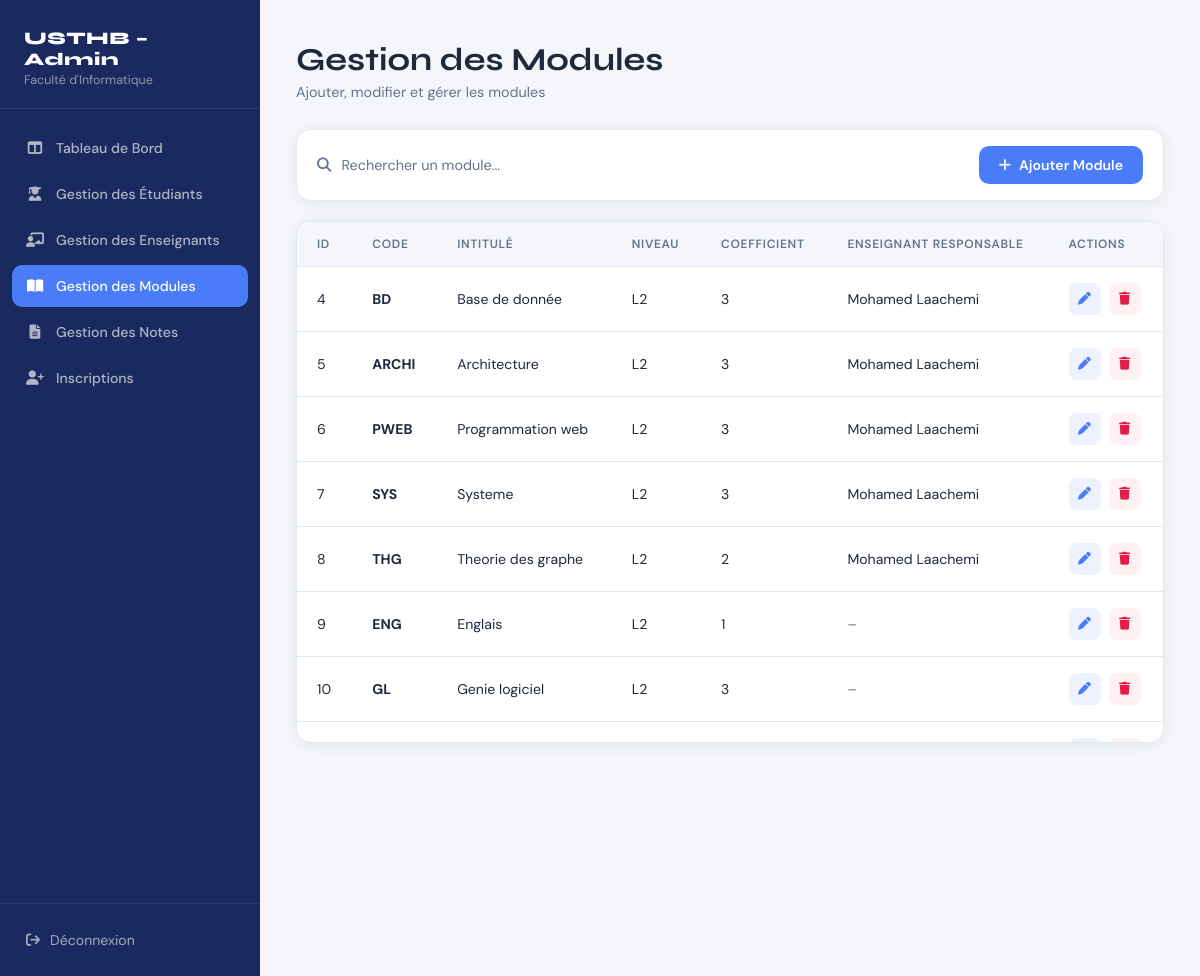
Page /GestionModule.php on the committed database.
### tables this page shows
CREATE TABLE `modules` (
  `id` int(11) NOT NULL,
  `code` varchar(255) NOT NULL,
  `name` varchar(255) NOT NULL,
  `coefficient` int(11) NOT NULL DEFAULT 1,
  `teacher_id` int(11) DEFAULT NULL,
  `lvl` int(11) NOT NULL DEFAULT 1
);

CREATE TABLE `teachers` (
  `id` int(11) NOT NULL,
  `first_name` varchar(255) NOT NULL,
  `last_name` varchar(255) NOT NULL,
  `email` varchar(255) DEFAULT NULL,
  `user_id` int(11) DEFAULT NULL
);

### GestionModule.php (the view, shortened to what this page needs)
<?php
    $db_server = "localhost";
    $db_user   = "root";
    $db_pass   = "";
    $db_name   = "Usthb_app";
    $conn = mysqli_connect($db_server, $db_user, $db_pass, $db_name);
    $lvlLabels = [1=>'L1',2=>'L2',3=>'L3',4=>'M1',5=>'M2'];
    $queryModules = "SELECT m.id, m.code, m.`name`, m.coefficient, m.lvl, t.first_name, t.last_name
                 FROM Modules m LEFT JOIN Teachers t ON m.teacher_id = t.id ORDER BY m.lvl ASC, m.id ASC";
    $resultModules = mysqli_query($conn, $queryModules);
    $modules = [];
    while($m = mysqli_fetch_assoc($resultModules)) $modules[] = $m;
?>
<!DOCTYPE html>
<html lang="fr">
<head>
    <link rel="stylesheet" href="https://cdnjs.cloudflare.com/ajax/libs/font-awesome/6.5.0/css/all.min.css">
    <link rel="stylesheet" href="GestionModule.css">
</head>
<body>
<div class="layout">
    <aside class="sidebar">
        <div class="sidebar-brand">
            <h2>USTHB – Admin</h2>
            <p>Faculté d'Informatique</p>
        </div>
        <nav class="sidebar-nav">
            <a href="dashboard_admin.php" class="nav-item"><i class="fa-solid fa-table-columns"></i> Tableau de Bord</a>
            <a href="GestionEtudiant.php" class="nav-item"><i class="fa-solid fa-user-graduate"></i> Gestion des Étudiants</a>
            <a href="GestionEnseignant.php" class="nav-item"><i class="fa-solid fa-chalkboard-user"></i> Gestion des Enseignants</a>
            <a href="GestionModule.php" class="nav-item active"><i class="fa-solid fa-book-open"></i> Gestion des Modules</a>
            <a href="Notes.php" class="nav-item"><i class="fa-solid fa-file-lines"></i> Gestion des Notes</a>
            <a href="inscriptions.php" class="nav-item"><i class="fa-solid fa-user-plus"></i> Inscriptions</a>
        </nav>
        <div class="sidebar-footer">
            <a href="login.php"><i class="fa-solid fa-arrow-right-from-bracket"></i> Déconnexion</a>
        </div>
    </aside>
    <main class="main">
        <div class="page-header">
            <h1>Gestion des Modules</h1>
            <p>Ajouter, modifier et gérer les modules</p>
        </div>
        <div class="toolbar">
            <div class="search-box">
                <i class="fa-solid fa-magnifying-glass"></i>
                <input type="text" id="searchInput" placeholder="Rechercher un module...">
            </div>
            <button class="btn-add" onclick="openAddModal()"><i class="fa-solid fa-plus"></i> Ajouter Module</button>
        </div>
        <div class="table-panel">
            <div class="table-wrapper">
                <table id="modulesTable">
                    <thead>
                        <tr><th>ID</th><th>CODE</th><th>INTITULÉ</th><th>NIVEAU</th><th>COEFFICIENT</th><th>ENSEIGNANT RESPONSABLE</th><th>ACTIONS</th></tr>
                    </thead>
                    <tbody>
                        <?php if(count($modules) > 0): ?>
                            <?php foreach($modules as $m): ?>
                            <tr>
                                <td><?= htmlspecialchars($m['id']) ?></td>
                                <td><strong><?= htmlspecialchars($m['code']) ?></strong></td>
                                <td><?= htmlspecialchars($m['name']) ?></td>
                                <td><?= $lvlLabels[$m['lvl']] ?? 'N/A' ?></td>
                                <td><?= htmlspecialchars($m['coefficient']) ?></td>
                                <td><?= $m['first_name'] ? htmlspecialchars($m['first_name'].' '.$m['last_name']) : '<span class="no-teacher">–</span>' ?></td>
                                <td class="actions-cell">
                                    <button class="btn-icon btn-edit" title="Modifier" onclick="openEditModal(<?= $m['id'] ?>,'<?= addslashes($m['code']) ?>','<?= addslashes($m['name']) ?>','<?= $m['coefficient'] ?>', '<?= $m['lvl'] ?>')">
                                        <i class="fa-solid fa-pen"></i>
                                    </button>
                                    <a href="GestionModule.php?delete_id=<?= $m['id'] ?>" class="btn-icon btn-delete" title="Supprimer" onclick="return confirm('Supprimer ce module ? Toutes les notes associées seront supprimées.')">
                                        <i class="fa-solid fa-trash"></i>
                                    </a>
                                </td>
                            </tr>
                            <?php endforeach; ?>
                        <?php else: ?>
                            <tr><td colspan="6" class="empty-msg">Aucun module trouvé.</td></tr>
                        <?php endif; ?>
                    </tbody>
                </table>
            </div>
        </div>
    </main>
</div>
</body>
</html>

### GestionModule.css (style rules this page uses)
*, *::before, *::after { box-sizing: border-box; margin: 0; padding: 0; }
:root { --navy: #1a2a5e; --accent-blue: #4a7cf7; --accent-green: #22c55e; --accent-purple: #a855f7; --bg: #f4f6fb; --card: #ffffff; --text: #1e293b; --muted: #64748b; --border: #e2e8f0; --sidebar-w: 260px; --radius: 14px; --shadow: 0 2px 16px rgba(30, 41, 59, .07); }
html, body { height: 100%; font-family: 'DM Sans', sans-serif; background: var(--bg); color: var(--text); }
.layout { display: flex; min-height: 100vh; }
.sidebar { width: var(--sidebar-w); background: var(--navy); display: flex; flex-direction: column; position: fixed; top: 0; left: 0; bottom: 0; z-index: 100; }
.sidebar-brand { padding: 28px 24px 20px; border-bottom: 1px solid rgba(255,255,255,.08); }
.sidebar-brand h2 { font-family: 'Syne', sans-serif; font-weight: 800; font-size: 1.1rem; color: #fff; letter-spacing: .5px; }
.sidebar-brand p { font-size: .78rem; color: rgba(255,255,255,.5); margin-top: 2px; }
.sidebar-nav { flex: 1; padding: 18px 12px; display: flex; flex-direction: column; gap: 4px; }
.nav-item { display: flex; align-items: center; gap: 12px; padding: 12px 14px; border-radius: 10px; color: rgba(255,255,255,.65); text-decoration: none; font-size: .88rem; font-weight: 500; transition: background .18s, color .18s; }
.nav-item i { width: 18px; text-align: center; font-size: .9rem; }
.nav-item.active { background: var(--accent-blue); color: #fff; }
.sidebar-footer { padding: 16px 12px; border-top: 1px solid rgba(255,255,255,.08); }
.sidebar-footer a { display: flex; align-items: center; gap: 10px; padding: 11px 14px; border-radius: 10px; color: rgba(255,255,255,.6); text-decoration: none; font-size: .88rem; transition: background .18s, color .18s; }
.main { margin-left: var(--sidebar-w); flex: 1; padding: 40px 36px; min-height: 100vh; }
.page-header { margin-bottom: 28px; }
.page-header h1 { font-family: 'Syne', sans-serif; font-weight: 700; font-size: 2rem; color: var(--text); }
.page-header p { color: var(--muted); margin-top: 4px; font-size: .9rem; }
.toolbar { display: flex; align-items: center; justify-content: space-between; gap: 16px; background: var(--card); border: 1px solid var(--border); border-radius: var(--radius); padding: 16px 20px; margin-bottom: 20px; box-shadow: var(--shadow); }
.search-box { display: flex; align-items: center; gap: 10px; flex: 1; }
.search-box i { color: var(--muted); font-size: .9rem; }
.search-box input { border: none; outline: none; background: transparent; font-family: 'DM Sans', sans-serif; font-size: .9rem; color: var(--text); width: 100%; }
.search-box input::placeholder { color: var(--muted); }
.btn-add { display: flex; align-items: center; gap: 8px; background: var(--accent-blue); color: #fff; border: none; cursor: pointer; padding: 10px 20px; border-radius: 10px; font-family: 'DM Sans', sans-serif; font-size: .88rem; font-weight: 600; white-space: nowrap; transition: background .18s; text-decoration: none; }
.table-panel { background: var(--card); border: 1px solid var(--border); border-radius: var(--radius); box-shadow: var(--shadow); overflow: hidden; }
.table-wrapper { overflow-x: auto; overflow-y: auto; max-height: 520px; scrollbar-width: thin; scrollbar-color: var(--accent-blue) transparent; }
table { width: 100%; border-collapse: collapse; min-width: 600px; }
thead { position: sticky; top: 0; z-index: 1; background: var(--bg); }
thead th { padding: 14px 20px; text-align: left; font-size: .75rem; font-weight: 600; color: var(--muted); letter-spacing: .7px; border-bottom: 1px solid var(--border); white-space: nowrap; }
tbody tr { border-bottom: 1px solid var(--border); transition: background .15s; }
tbody tr:last-child { border-bottom: none; }
tbody td { padding: 16px 20px; font-size: .88rem; color: var(--text); white-space: nowrap; }
.no-teacher { color: var(--muted); }
.actions-cell { display: flex; align-items: center; gap: 8px; }
.btn-icon { width: 32px; height: 32px; border-radius: 8px; border: none; cursor: pointer; display: flex; align-items: center; justify-content: center; font-size: .8rem; text-decoration: none; transition: opacity .18s, transform .18s; }
.btn-edit { background: #eef2ff; color: var(--accent-blue); }
.btn-delete { background: #fff1f2; color: #e11d48; }

### rows in the picture
modules: id "4", code "BD", name "Base de donnée", lvl "L2", coefficient "3", teacher.last_name "Mohamed Laachemi"
modules: id "5", code "ARCHI", name "Architecture", lvl "L2", coefficient "3", teacher.last_name "Mohamed Laachemi"
modules: id "6", code "PWEB", name "Programmation web", lvl "L2", coefficient "3", teacher.last_name "Mohamed Laachemi"
modules: id "7", code "SYS", name "Systeme", lvl "L2", coefficient "3", teacher.last_name "Mohamed Laachemi"
modules: id "8", code "THG", name "Theorie des graphe", lvl "L2", coefficient "2", teacher.last_name "Mohamed Laachemi"
modules: id "9", code "ENG", name "Englais", lvl "L2", coefficient "1"
modules: id "10", code "GL", name "Genie logiciel", lvl "L2", coefficient "3"
